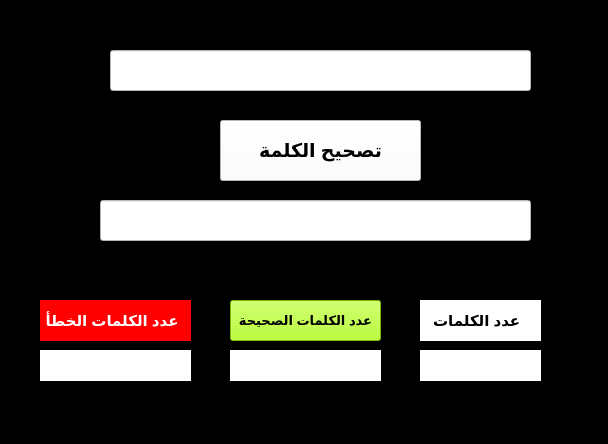
<?xml version="1.0" encoding="UTF-8"?>
<ui version="4.0">
 <class>MainWindow</class>
 <widget class="QMainWindow" name="MainWindow">
  <property name="enabled">
   <bool>true</bool>
  </property>
  <property name="geometry">
   <rect>
    <x>0</x>
    <y>0</y>
    <width>608</width>
    <height>444</height>
   </rect>
  </property>
  <property name="windowTitle">
   <string>برنامج لتصحيح الخطأ الأملائي</string>
  </property>
  <property name="autoFillBackground">
   <bool>false</bool>
  </property>
  <property name="styleSheet">
   <string notr="true">background-color: rgb(0, 0, 0);</string>
  </property>
  <widget class="QWidget" name="centralwidget">
   <widget class="QLineEdit" name="lineEdit_1">
    <property name="geometry">
     <rect>
      <x>110</x>
      <y>50</y>
      <width>421</width>
      <height>41</height>
     </rect>
    </property>
    <property name="font">
     <font>
      <pointsize>11</pointsize>
     </font>
    </property>
    <property name="cursor">
     <cursorShape>IBeamCursor</cursorShape>
    </property>
    <property name="styleSheet">
     <string notr="true">background-color: rgb(255, 255, 255);</string>
    </property>
   </widget>
   <widget class="QPushButton" name="pushButton_1">
    <property name="geometry">
     <rect>
      <x>220</x>
      <y>120</y>
      <width>201</width>
      <height>61</height>
     </rect>
    </property>
    <property name="font">
     <font>
      <pointsize>14</pointsize>
      <weight>75</weight>
      <bold>true</bold>
     </font>
    </property>
    <property name="cursor">
     <cursorShape>PointingHandCursor</cursorShape>
    </property>
    <property name="styleSheet">
     <string notr="true">color: rgb(0, 0, 0);
background-color: rgb(255, 255, 255);</string>
    </property>
    <property name="text">
     <string>تصحيح الكلمة</string>
    </property>
   </widget>
   <widget class="QLineEdit" name="lineEdit_2">
    <property name="geometry">
     <rect>
      <x>100</x>
      <y>200</y>
      <width>431</width>
      <height>41</height>
     </rect>
    </property>
    <property name="font">
     <font>
      <pointsize>11</pointsize>
     </font>
    </property>
    <property name="cursor">
     <cursorShape>ArrowCursor</cursorShape>
    </property>
    <property name="styleSheet">
     <string notr="true">background-color: rgb(255, 255, 255);</string>
    </property>
   </widget>
   <widget class="QLabel" name="label">
    <property name="geometry">
     <rect>
      <x>420</x>
      <y>300</y>
      <width>121</width>
      <height>41</height>
     </rect>
    </property>
    <property name="font">
     <font>
      <pointsize>11</pointsize>
      <weight>75</weight>
      <bold>true</bold>
     </font>
    </property>
    <property name="acceptDrops">
     <bool>false</bool>
    </property>
    <property name="styleSheet">
     <string notr="true">background-color: rgb(255, 255, 255);
color: rgb(0, 0, 0);</string>
    </property>
    <property name="text">
     <string>     عدد الكلمات </string>
    </property>
   </widget>
   <widget class="QLabel" name="label_2">
    <property name="geometry">
     <rect>
      <x>420</x>
      <y>350</y>
      <width>121</width>
      <height>31</height>
     </rect>
    </property>
    <property name="styleSheet">
     <string notr="true">background-color: rgb(255, 255, 255);</string>
    </property>
    <property name="text">
     <string/>
    </property>
   </widget>
   <widget class="QLabel" name="label_3">
    <property name="geometry">
     <rect>
      <x>230</x>
      <y>350</y>
      <width>151</width>
      <height>31</height>
     </rect>
    </property>
    <property name="styleSheet">
     <string notr="true">background-color: rgb(255, 255, 255);</string>
    </property>
    <property name="text">
     <string/>
    </property>
   </widget>
   <widget class="QLabel" name="label_5">
    <property name="geometry">
     <rect>
      <x>40</x>
      <y>350</y>
      <width>151</width>
      <height>31</height>
     </rect>
    </property>
    <property name="styleSheet">
     <string notr="true">background-color: rgb(255, 255, 255);</string>
    </property>
    <property name="text">
     <string/>
    </property>
   </widget>
   <widget class="QLabel" name="label_4">
    <property name="geometry">
     <rect>
      <x>40</x>
      <y>300</y>
      <width>151</width>
      <height>41</height>
     </rect>
    </property>
    <property name="font">
     <font>
      <pointsize>11</pointsize>
      <weight>75</weight>
      <bold>true</bold>
     </font>
    </property>
    <property name="styleSheet">
     <string notr="true">background-color: rgb(255, 0, 0);
color: rgb(255, 255, 255);</string>
    </property>
    <property name="text">
     <string>   عدد الكلمات الخطأ</string>
    </property>
   </widget>
   <widget class="QPushButton" name="pushButton_2">
    <property name="geometry">
     <rect>
      <x>230</x>
      <y>300</y>
      <width>151</width>
      <height>41</height>
     </rect>
    </property>
    <property name="font">
     <font>
      <pointsize>10</pointsize>
      <weight>75</weight>
      <bold>true</bold>
     </font>
    </property>
    <property name="styleSheet">
     <string notr="true">background-color: rgb(170, 255, 0);
color: rgb(0, 0, 0);</string>
    </property>
    <property name="text">
     <string>عدد الكلمات الصحيحة</string>
    </property>
   </widget>
  </widget>
  <widget class="QMenuBar" name="menubar">
   <property name="geometry">
    <rect>
     <x>0</x>
     <y>0</y>
     <width>608</width>
     <height>21</height>
    </rect>
   </property>
  </widget>
  <widget class="QStatusBar" name="statusbar"/>
 </widget>
 <resources/>
 <connections/>
</ui>
